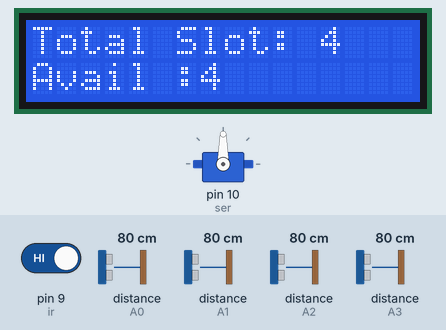
Bench run of a sketch on a simulated Arduino Uno, built with avr-gcc and run on an emulated ATmega328P. On the bench: 16×2 character LCD, servo. Wiring (inferred from the names in the program): 4 × ultrasonic range finder: trigger pin 6, echo A0 / trigger pin 7, echo A1 / trigger pin 8, echo A3 / trigger pin 13, echo A2. Inputs (shaded band) come from the test bench; at power-on: pin 9 (ir) HIGH, distance to the obstacle (sensors on A0, A1, A2, A3) 80 cm. The echo pulse lasts 58.3 µs per cm; what the sketch prints to the serial monitor is not drawn.

Above: at 1.2 s.
1.3 s: pin 9 (ir) driven LOW
At 3.8 s:
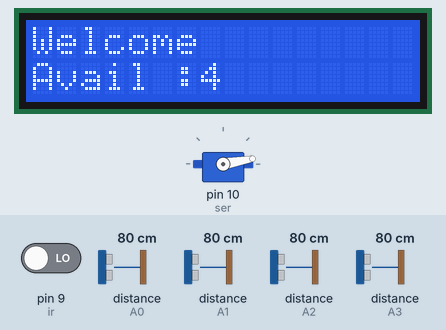
8.3 s: distance to the obstacle (sensor on A0) set to 2 cm
At 13.2 s:
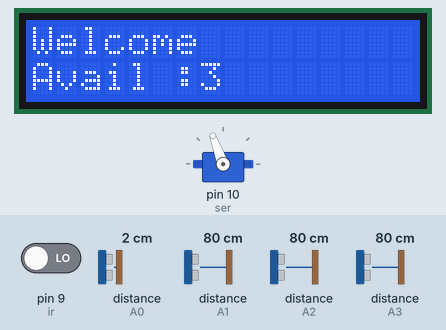
14.1 s: distance to the obstacle (sensor on A1) set to 2 cm
At 19.5 s:
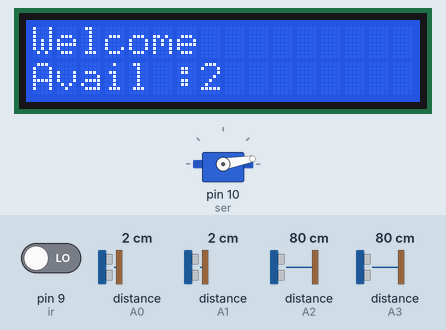
21.1 s: distance to the obstacle (sensor on A2) set to 2 cm
At 27.1 s:
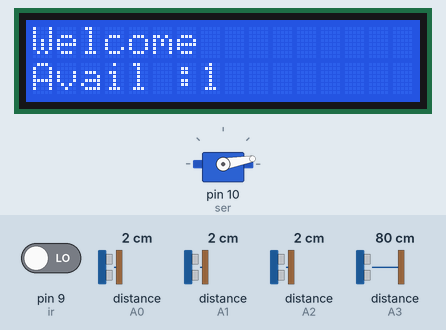
28.1 s: distance to the obstacle (sensor on A3) set to 2 cm
At 33.6 s:
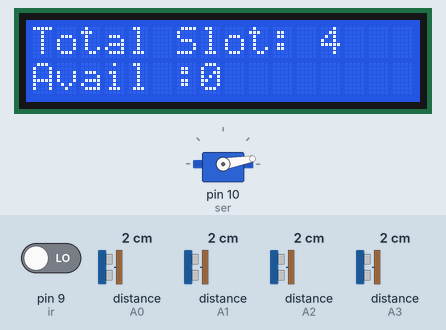
34.7 s: distance to the obstacle (sensor on A3) set to 13 cm
38.0 s: distance to the obstacle (sensor on A3) set to 16 cm
At 43.5 s:
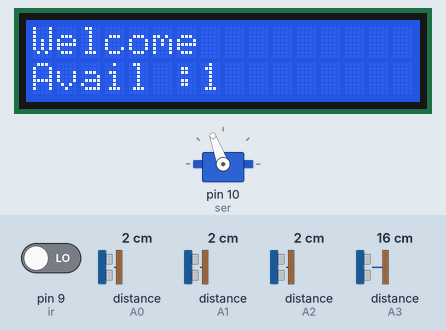
Timing chart, 0 to 45.0 s (numbered marks = the images above; inputs shaded):
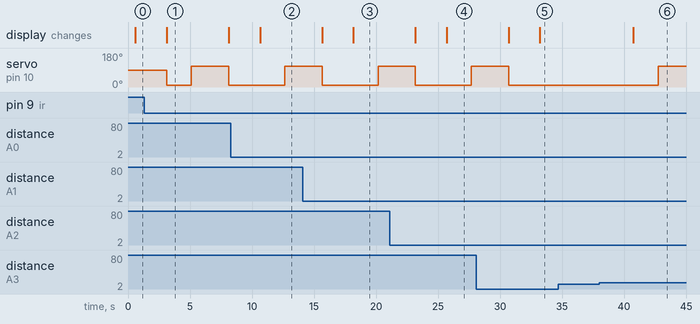

The sketch:

arduino_config_file.ino
```cpp
#include <LiquidCrystal.h>
#include<Servo.h>

LiquidCrystal lcd(12,11,5,4,3,2);
int counter = 0;

Servo ser;
int a=4;
int b=13;
int Available;
int ir = 9;
int car_arrived = HIGH;

long duration1, duration2, duration3, duration4;
int distance1, distance2, distance3,distance4;
int trigPin1=6;
int echoPin1=A0;

int trigPin2=7;
int echoPin2=A1;

int trigPin3=13;
int echoPin3=A2;

int trigPin4=8;
int echoPin4=A3;

void distance01()
{
digitalWrite(trigPin1, LOW);   // Clears the trigPin
delayMicroseconds(2);
digitalWrite(trigPin1, HIGH);  // Sets the trigPin on HIGH state for 10 micro seconds
delayMicroseconds(10);
digitalWrite(trigPin1, LOW);
duration1 = pulseIn(echoPin1, HIGH);    // Reads the echoPin, returns the sound wave travel time in microseconds
distance1= duration1*0.0172;
Serial.print("Distance 1: ");
Serial.println(distance1);
}

void distance02()
{
digitalWrite(trigPin2, LOW);   // Clears the trigPin
delayMicroseconds(2);
digitalWrite(trigPin2, HIGH);  // Sets the trigPin on HIGH state for 10 micro seconds
delayMicroseconds(10);
digitalWrite(trigPin2, LOW);
duration2 = pulseIn(echoPin2, HIGH);    // Reads the echoPin, returns the sound wave travel time in microseconds
distance2= duration2*0.0172;
Serial.print("Distance 2: ");
Serial.println(distance2);
}

void distance03()
{
digitalWrite(trigPin3, LOW);   // Clears the trigPin
delayMicroseconds(2);
digitalWrite(trigPin3, HIGH);  // Sets the trigPin on HIGH state for 10 micro seconds
delayMicroseconds(10);
digitalWrite(trigPin3, LOW);
duration3 = pulseIn(echoPin3, HIGH);    // Reads the echoPin, returns the sound wave travel time in microseconds
distance3= duration3*0.0172;
Serial.print("Distance 3: ");
Serial.println(distance3);

}

void distance04()
{
digitalWrite(trigPin4, LOW);   // Clears the trigPin
delayMicroseconds(2);
digitalWrite(trigPin4, HIGH);  // Sets the trigPin on HIGH state for 10 micro seconds
delayMicroseconds(10);
digitalWrite(trigPin4, LOW);
duration4 = pulseIn(echoPin4, HIGH);    // Reads the echoPin, returns the sound wave travel time in microseconds
distance4= duration4*0.0172;
Serial.print("Distance 4: ");
Serial.println(distance4);
}

void setup()
{
 lcd.begin (16,2);

 pinMode(8, INPUT);

 ser.attach(10);

 pinMode(trigPin1, OUTPUT);
 pinMode(echoPin1, INPUT);

 pinMode(trigPin2, OUTPUT);
 pinMode(echoPin2, INPUT);

 pinMode(trigPin3, OUTPUT);
 pinMode(echoPin3, INPUT);

 pinMode(trigPin4, OUTPUT);
 pinMode(echoPin4, INPUT);

 lcd.print("Total slots:4 ");
 Serial.begin(9600); // Starts the serial communication
}

void slots()
{
 if(counter>4){
   Available = 0;
 } else {
  if(distance1<=b)
  {
    counter+=1;
  } else {
   counter = counter;
  }
  if(distance2<=b)
  {
    counter+=1;
  } else {
   counter = counter;
  }
  if(distance3<=b)
  {
    counter+=1;
  } else {
   counter = counter;
  }
  if(distance4<=b)
  {
    counter+=1;
  } else {
   counter = counter;
  }

 Available = 4 - counter;
 }
 counter = 0;
}

void loop()
{
distance01();
distance02();
distance03();
distance04();
slots();
lcd.display();
delay(500);
lcd.setCursor(0,1);
lcd.print("Avail = ");
lcd.print(Available);
car_arrived = digitalRead(ir);
if(car_arrived == LOW and Available == 0)
{
  lcd.clear();
  lcd.print("NO SPACE");
  lcd.clear();
}
if(car_arrived == LOW and Available >0)
{
    lcd.clear();
    lcd.print("Welcome");
    lcd.setCursor(0,1);
    lcd.print("Avail :");
    lcd.print(Available);
    ser.write(10);
    delay(2000),
    ser.write(110);
    delay(3000);
    ser.write(10);
}
 lcd.clear();
 lcd.print("Total Slot: 4");
 lcd.setCursor(0,1);
 slots();
 lcd.print("Avail :");
 lcd.print(Available);
 delay(2000);
}
```

Measured:
- the behaviour switches between 14 and 15 cm on distance to the obstacle (sensor on A3) (found by bisection; images 5 and 6)
- after the input at 1.3 s, servo on pin 10 (ser): 90° → 10° after 1.8 s, → 110° 2.0 s later, → 10° 3.0 s later; the display: changes after 1.8 s (image 1)
- after the input at 8.3 s, the display: changes after 2.3 s (image 2)
- after the input at 14.1 s, the display: first differs from a run without the input after 4.1 s (image 3)
- after the input at 21.1 s, the display: first differs from a run without the input after 4.6 s (image 4)
- after the input at 28.1 s, the display: first differs from a run without the input after 5.1 s (image 5)
- after the input at 34.7 s, every drawn part: stays the same
- after the input at 38.0 s, servo on pin 10 (ser): 10° → 110° after 4.8 s; the display: changes after 2.8 s (image 6)
